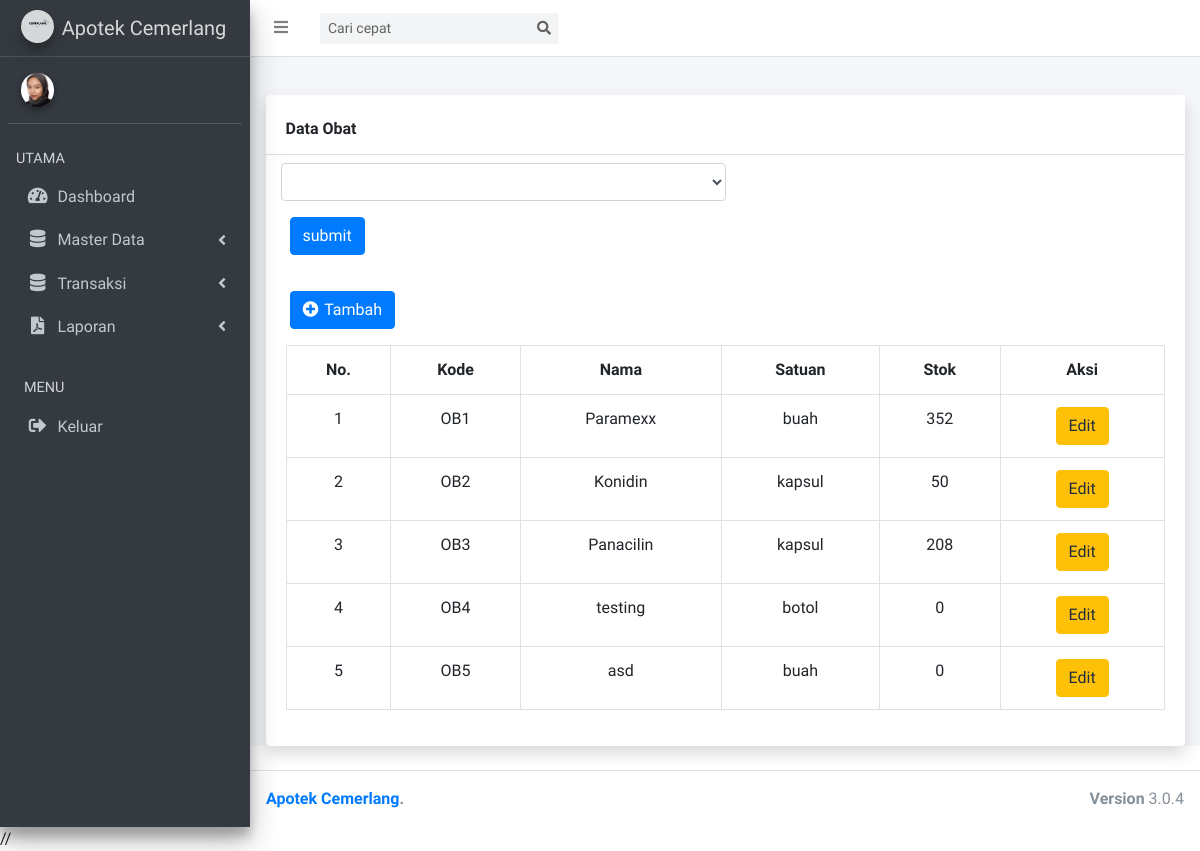
The page /index.php/obat on the database as committed earlier.
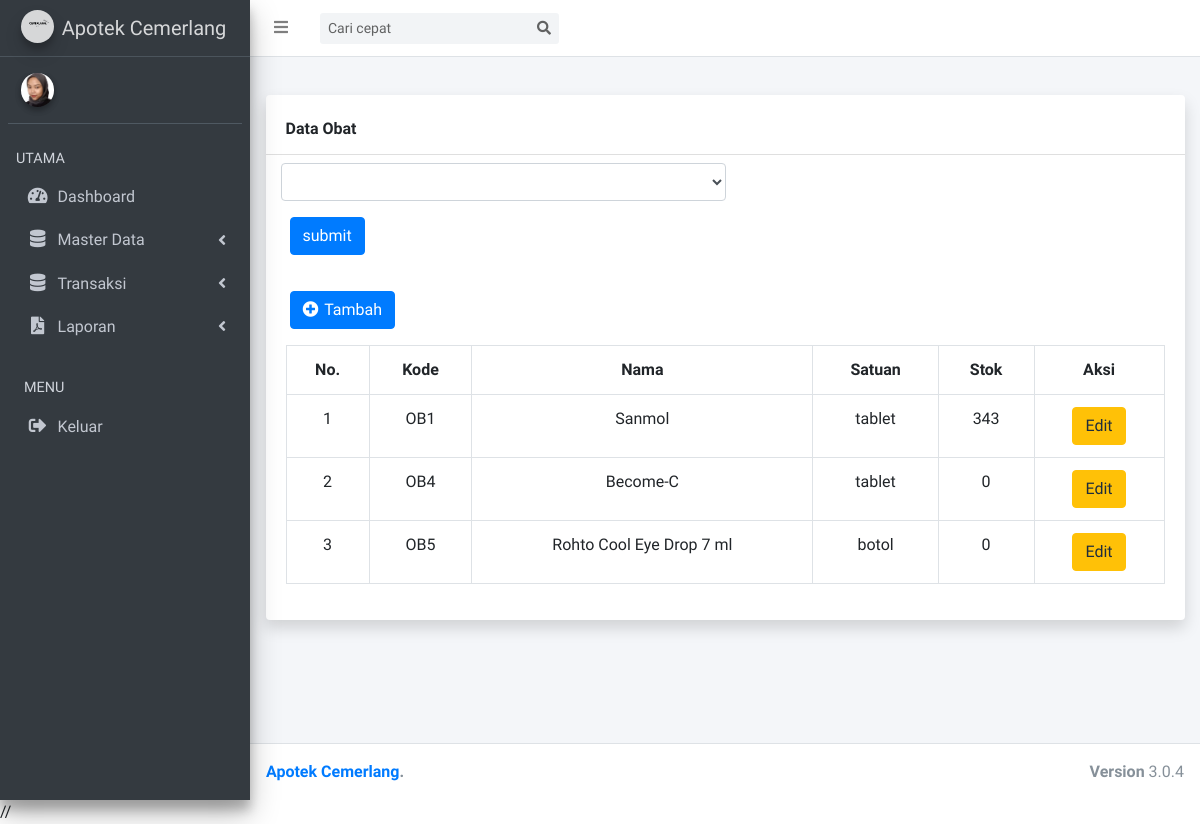
The same page on the database as committed later.
### tables this page shows
CREATE TABLE `drugs` (
  `id` int(11) NOT NULL,
  `kode_obat` varchar(12) NOT NULL,
  `name` varchar(64) NOT NULL,
  `id_unit` varchar(11) NOT NULL,
  `stock` int(11) NOT NULL
);

CREATE TABLE `units` (
  `id` int(11) NOT NULL,
  `name` varchar(32) NOT NULL
);

### application/controllers/obat.php (called while the page is built, shortened)
<?php
class obat extends CI_Controller
{
    public function __construct()
    {
        $this->load->model('obatModel');
        $this->load->model('satuanModel');
    }
    public function index()
    {
        $data = [
            'data' => $this->obatModel->index(),
            'title' => 'Daftar Obat',
            'lastId' => $this->obatModel->lastId(),
            'satuan' => $this->satuanModel->index(),
        ];
        $this->load->view('module/header', $data);
        $this->load->view('obat/drugs', $data);
        $this->load->view('module/footer');
    }
}

### index.php (called while the page is built, shortened)
<?php
require_once BASEPATH.'core/CodeIgniter.php';

### application/models/obatModel.php (called while the page is built, shortened)
<?php
class obatModel extends CI_Model{
    public function index(){
        return $this->db->query('select drugs.id as id_obat,units.name as satuan,drugs.name,kode_obat,stock from drugs join units on drugs.id_unit = units.id')->result();
    }
    public function lastId(){
        $last_row = $this->db->order_by('id', "desc")
            ->limit(1)
            ->get('drugs')
            ->row();
        $arrstr = str_split($last_row->kode_obat);
        $last = number_format($arrstr[2]);
        return $laststr = "OB" . ($last + 1);
    }
}

### application/models/satuanModel.php (called while the page is built, shortened)
<?php
class satuanModel extends CI_Model
{
    public function index()
    {
        return $this->db->get('units')->result();
    }
}

### application/views/obat/drugs.php (the view, shortened to what this page needs)
<div class="content-wrapper">
  <section class="content-header">
  </section>
  <section class="content">
    <div class="container">
      <div class="card shadow mb-4">
        <div class="card-header py-3 mt-2">
          <h6 class="m-0 font-weight-bold ">Data Obat</h6>
        </div>
        <form action="{{ url('COA') }}" method="get">
          <div class="form-group col-md-6 ml-2 mt-2">
            <select name="cari" id="" class="form-control">
            </select>
          </div>
          <button type=submit name=submit class="btn btn-primary ml-4">submit</button>
        </form>
        <div class="card-body">
          <a href="#" class="btn btn-primary ml-1 mt-3 mb-3" id="tambah"> <i class="fas fa-plus-circle me-1  " style="letter-spacing: 2px"></i> Tambah </a>
          <div class="table-responsive">
            <table class="table table-bordered" id="dataTable" width="100%" cellspacing="0">
              <tr class="text-center">
                <th>No.</th>
                <th>Kode</th>
                <th>Nama</th>
                <th>Satuan</th>
                <th>Stok</th>
                <th>Aksi</th>
              </tr>
              <?php
              $no = 1;
              ?>
              <?php foreach ($data as $d) : ?>
                <tr class="text-center">
                  <td><?= $no ?></td>
                  <td> <?= $d->kode_obat ?> </td>
                  <td> <?= $d->name ?> </td>
                  <td> <?= $d->satuan ?> </td>
                  <td> <?= $d->stock ?> </td>
                  <td>
                    <a href="#" class="btn btn-warning" onclick="edit(<?= $d->id_obat ?>)"> Edit</a>
                  </td>
                </tr>
                <?php
                $no++;
                ?>
              <?php endforeach; ?>
            </table>
          </div>
        </div>
      </div>
    </div>
  </section>
</div>

Rows that differ between the two databases and show on the page:
no longer on this page (row unchanged): drugs: kode_obat "OB2", name "Konidin", id_unit.name "kapsul", stock "50"
no longer on this page (row unchanged): drugs: kode_obat "OB3", name "Panacilin", id_unit.name "kapsul", stock "208"
changed drugs "OB1": name "Paramexx" → "Sanmol"; id_unit.name "buah" → "tablet"; stock "352" → "343"
changed drugs "OB4": name "testing" → "Become-C"; id_unit.name "botol" → "tablet"
changed drugs "OB5": name "asd" → "Rohto Cool Eye Drop 7 ml"; id_unit.name "buah" → "botol"
